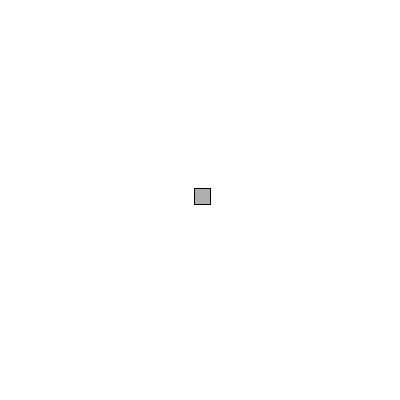
Frame 1 (no input)
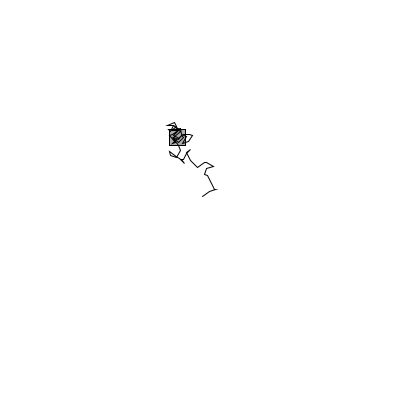
Frame 60 (the mouse pressed at the canvas centre just before this capture)
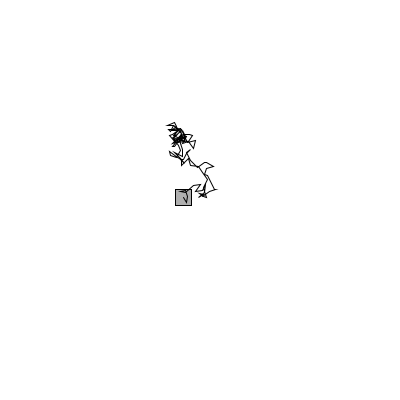
Frame 120 (the mouse held since frame 60 and released just before this capture)

The Processing sketch that drew these frames (run headless with seeded random() and noise(); from frame 60 on, the mouse is pressed at the canvas centre):

// Processing sketch: RandomWalkTrail
// ── RandomWalkTrail.pde

// Random Walker (No Vectors)
// Daniel Shiffman <http://www.shiffman.net>
// The Nature of Code

Walker w;

void setup() {
  size(400,400);
  frameRate(30);

  // Create a walker object
  w = new Walker();

}

void draw() {
  background(255);
  // Run the walker object
  w.walk();
  w.display();
}

// ── Walker.pde


class Walker {
  PVector location;
  ArrayList<PVector> history;


  Walker() {
    location = new PVector(width/2, height/2);
    history = new ArrayList<PVector>();
  }

  void display() {
    stroke(0);
    fill(175);
    rectMode(CENTER);
    rect(location.x, location.y, 16, 16);

    beginShape();
    stroke(0);
    noFill();
    for (PVector v: history) {
      vertex(v.x, v.y);
    }
    endShape();
  }

  // Randomly move up, down, left, right, or stay in one place
  void walk() {
    // for each draw produce random values
    PVector vel = new PVector(random(-8, 8), random(-8, 8));
    location.add(vel);

    // Stay on the screen
    location.x = constrain(location.x, 0, width-1);
    location.y = constrain(location.y, 0, height-1);


    history.add(location.get());
    if (history.size() > 1000) {
      history.remove(0);
    }
  }
}
